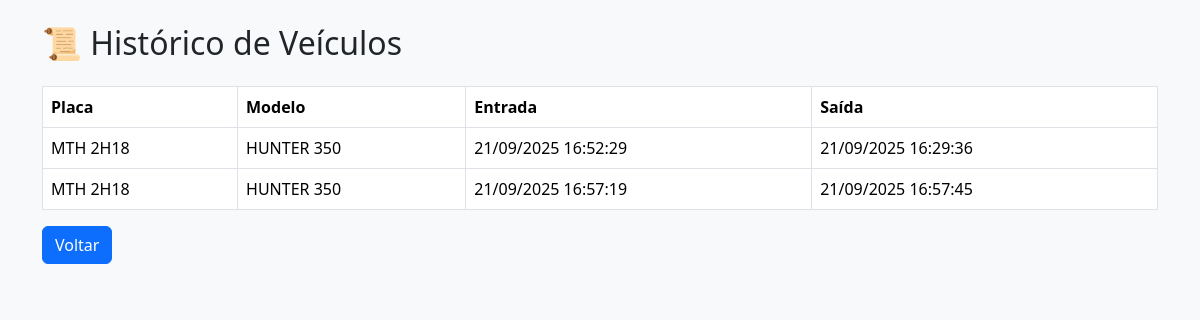
The app's page /historico, older data.
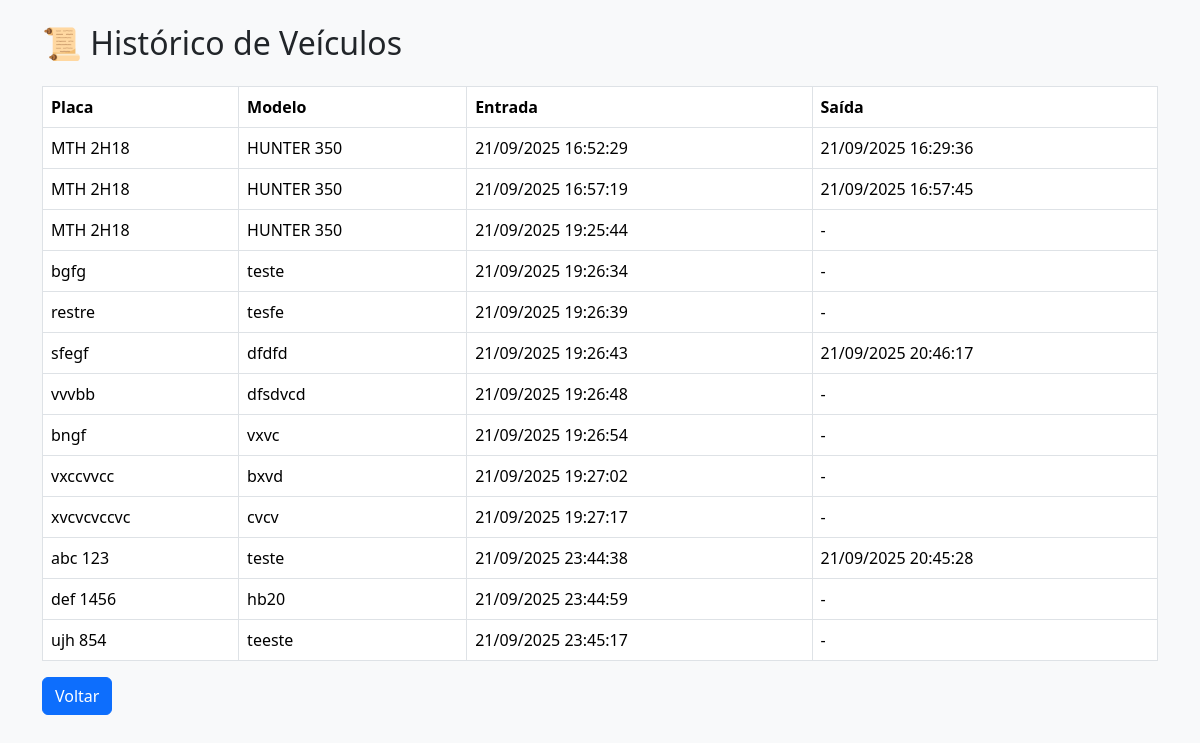
The same page, newer data.
### models.py (models this page shows)
class Veiculo(Base):
    __tablename__ = "veiculos"
    __table_args__ = {"extend_existing": True}
    id = Column(Integer, primary_key=True, index=True)
    placa = Column(String, index=True)
    modelo = Column(String)
    entrada = Column(DateTime, default=datetime.utcnow)
    saida = Column(DateTime, nullable=True)

### main.py (the view)
@app.get("/historico", response_class=HTMLResponse)
def historico(request: Request, db: Session = Depends(get_db)):
    historico = veiculo_service.listar_historico(db)
    return templates.TemplateResponse("historico.html", {
        "request": request,
        "historico": historico
    })

### templates/historico.html (shortened to what this page needs)
<!DOCTYPE html>
<html lang="pt-BR">
<head>
    <link href="https://cdn.jsdelivr.net/npm/bootstrap@5.3.2/dist/css/bootstrap.min.css" rel="stylesheet">
</head>
<body class="bg-light p-4">
<div class="container">
    <h2 class="mb-4">📜 Histórico de Veículos</h2>
    <table class="table table-bordered">
        <thead>
            <tr>
                <th>Placa</th>
                <th>Modelo</th>
                <th>Entrada</th>
                <th>Saída</th>
            </tr>
        </thead>
        <tbody>
            {% for h in historico %}
            <tr>
                <td>{{ h.placa }}</td>
                <td>{{ h.modelo }}</td>
                <td>{{ h.entrada.strftime("%d/%m/%Y %H:%M:%S") }}</td>
                <td>
                    {% if h.saida %}
                        {{ h.saida.strftime("%d/%m/%Y %H:%M:%S") }}
                    {% else %}-{% endif %}
                </td>
            </tr>
            {% endfor %}
        </tbody>
    </table>
    <a href="/" class="btn btn-primary">Voltar</a>
</div>
</body>
</html>

Row changes from the older to the newer data that the page shows:
added Veiculo: placa "MTH 2H18", modelo "HUNTER 350", entrada "21/09/2025 19:25:44"
added Veiculo: placa "bgfg", modelo "teste", entrada "21/09/2025 19:26:34"
added Veiculo: placa "restre", modelo "tesfe", entrada "21/09/2025 19:26:39"
added Veiculo: placa "sfegf", modelo "dfdfd", entrada "21/09/2025 19:26:43", saida "21/09/2025 20:46:17"
added Veiculo: placa "vvvbb", modelo "dfsdvcd", entrada "21/09/2025 19:26:48"
added Veiculo: placa "bngf", modelo "vxvc", entrada "21/09/2025 19:26:54"
added Veiculo: placa "vxccvvcc", modelo "bxvd", entrada "21/09/2025 19:27:02"
added Veiculo: placa "xvcvcvccvc", modelo "cvcv", entrada "21/09/2025 19:27:17"
added Veiculo: placa "abc 123", modelo "teste", entrada "21/09/2025 23:44:38", saida "21/09/2025 20:45:28"
added Veiculo: placa "def 1456", modelo "hb20", entrada "21/09/2025 23:44:59"
added Veiculo: placa "ujh 854", modelo "teeste", entrada "21/09/2025 23:45:17"
